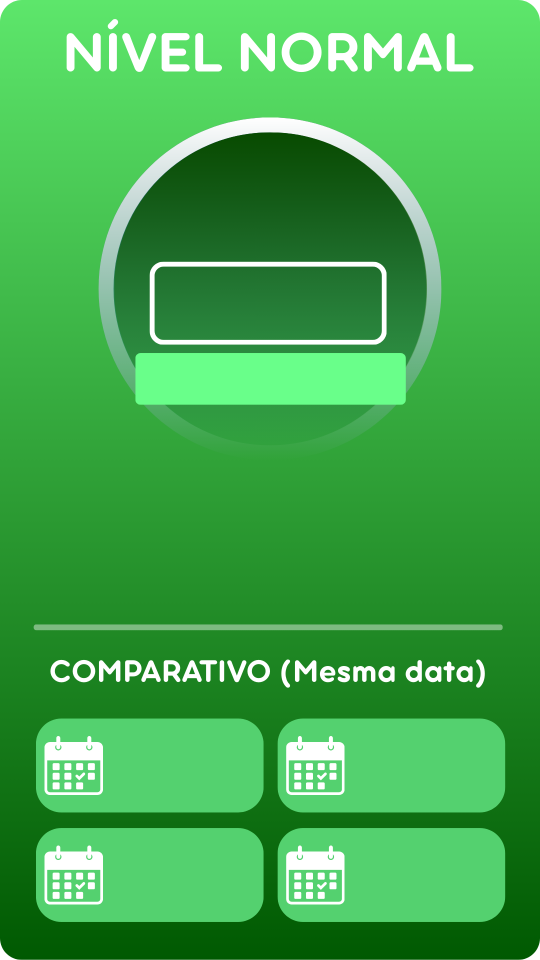
#> input picture assets/capa_verde.png, 1080 x 1920 px (shown at 1/2 size)
$ python debug_capas_completo.py
#> lines starting #> are read from the running program, lines starting #| are printed output that depends on the picture
### gerar_imagem.py
import os
import io
import sqlite3
import matplotlib.pyplot as plt
from PIL import Image, ImageDraw, ImageFont
from datetime import datetime

# ==============================================================================
# CONFIGURAÇÕES DE CAMINHOS E CORES
# ==============================================================================
PASTA_ASSETS = "assets"
PASTA_OUTPUT = "output"

# Fontes (Certifique-se que os arquivos existem na pasta assets)
FONTE_BOLD = os.path.join(PASTA_ASSETS, "Roboto-Bold.ttf")
FONTE_REGULAR = os.path.join(PASTA_ASSETS, "Roboto-Regular.ttf")

# Cores do Sistema
COR_BRANCA = (255, 255, 255)
COR_CINZA_CLARO = (200, 200, 200)
COR_NORMAL = (46, 204, 113)
COR_ATENCAO = (241, 196, 15)
COR_ALERTA = (230, 126, 34)
COR_PERIGO = (231, 76, 60)

if not os.path.exists(PASTA_OUTPUT):
    os.makedirs(PASTA_OUTPUT)

# ==============================================================================
# FUNÇÕES DE APOIO
# ==============================================================================


def obter_caminho_base(nivel):
    """Seleciona a imagem de fundo baseada nos limites críticos conforme sua arte"""
    if nivel < 400:
        return os.path.join(PASTA_ASSETS, "capa_verde.png")
    elif nivel < 600:
        return os.path.join(PASTA_ASSETS, "capa_amarela.png")
    else:
        return os.path.join(PASTA_ASSETS, "capa_vermelha.png")

# ==============================================================================
# FUNÇÃO DE APOIO: GERADOR DE GRÁFICO (AJUSTADO PARA 25 PONTOS)
# ==============================================================================


def gerar_grafico_transparente(dados_historicos):
    """Gera o gráfico de linha transparente com melhor espaçamento para 25 pontos"""
    if not dados_historicos:
        return None

    # Extração dos dados
    horas = [d['hora'] for d in dados_historicos]
    niveis = [d['nivel'] for d in dados_historicos]

    # Criar a figura (Aumentamos um pouco a largura para caber mais pontos)
    fig, ax = plt.subplots(figsize=(7.0, 3.0))

    # Plotagem: Linha mais fina e pontos menores para não poluir com 25 registros
    ax.plot(horas, niveis, color='white', linewidth=2,
            marker='o', markersize=4, markerfacecolor='white')

    # CONFIGURAÇÃO DO EIXO X (Pular etiquetas para não sobrepor)
    # Mostra a hora apenas de 4 em 4 pontos (ex: de hora em hora)
    for i, label in enumerate(ax.get_xticklabels()):
        if i % 4 != 0 and i != len(horas) - 1:
            label.set_visible(False)

    # Estilização Transparente
    ax.set_facecolor('none')
    fig.patch.set_alpha(0)
    ax.spines['bottom'].set_color('white')
    ax.spines['left'].set_color('white')
    ax.spines['top'].set_visible(False)
    ax.spines['right'].set_visible(False)
    ax.tick_params(axis='both', colors='white', labelsize=11)
    ax.grid(True, linestyle='--', alpha=0.2, color='white')

    # Salva em memória
    buf = io.BytesIO()
    plt.savefig(buf, format='png', transparent=True,
                bbox_inches='tight', dpi=120)
    plt.close('all')
    buf.seek(0)
    return Image.open(buf).convert("RGBA")

# ==============================================================================
# FUNÇÃO 1: GERAR CAPA (ATUALIZADA PARA 25 LEITURAS)
# ==============================================================================


def gerar_capa(dados_rio, tendencia, historico_dict, velocidade, em_recessao, texto_previsao=None, dados_grafico=None):
    nivel = dados_rio['nivel_cm']
    caminho_base = obter_caminho_base(nivel)

    try:
        imagem = Image.open(caminho_base).convert("RGBA")
    except:
        imagem = Image.new('RGB', (1080, 1920), color=(30, 30, 30))

    draw = ImageDraw.Draw(imagem)
    centro_x = imagem.width // 2

    # ... (Carregamento de fontes e Elementos 1, 2, 3 e 4 permanecem iguais) ...
    # [Mantendo o código das fontes e textos anteriores para brevidade]
    try:
        fonte_nivel = ImageFont.truetype(FONTE_BOLD, 130)
        fonte_status = ImageFont.truetype(FONTE_BOLD, 50)
        fonte_velocidade = ImageFont.truetype(FONTE_REGULAR, 50)
        fonte_previsao = ImageFont.truetype(FONTE_BOLD, 53)
        fonte_rodape = ImageFont.truetype(FONTE_REGULAR, 35)
    except:
        fonte_nivel = fonte_status = fonte_velocidade = fonte_previsao = fonte_rodape = ImageFont.load_default()

    draw.text((centro_x, 450), f"{int(nivel)} cm",
              font=fonte_nivel, fill=COR_BRANCA, anchor="mm")
    draw.text((centro_x, 580), f"{tendencia.upper()}",
              font=fonte_status, fill=COR_BRANCA, anchor="mm")
    draw.text((centro_x, 640), f"({velocidade})",
              font=fonte_velocidade, fill=COR_BRANCA, anchor="mm")
    txt_prev = texto_previsao if texto_previsao else f"Prev. +1h: {int(nivel)} cm"
    draw.text((centro_x, 760), txt_prev, font=fonte_previsao,
              fill=(0, 0, 0), anchor="mm")

    # ELEMENTO 5: GRÁFICO
    if dados_grafico:
        # Pegamos as últimas 15 leituras para o gráfico
        # Invertemos para que o gráfico flua da esquerda (passado) para a direita (atual)
        fatia_grafico = dados_grafico[:20]
        hist_graf = [{'hora': d['data'].strftime(
            '%H:%M'), 'nivel': d['nivel']} for d in fatia_grafico]
        hist_graf.reverse()

        graf_img = gerar_grafico_transparente(hist_graf)
        if graf_img:
            # Ajuste leve na posição Y para acomodar o gráfico maior
            pos_x = (imagem.width - graf_img.width) // 2
            imagem.paste(graf_img, (pos_x, 920), graf_img)

    # ... (Restante do Histórico e Rodapé permanecem iguais) ...
    pos_x_esq, pos_x_dir = 350, 840
    pos_y_l1, pos_y_l2 = 1530, 1750

    def fmt_h(ano):
        val = historico_dict.get(int(ano), "---")
        return f"{ano}:\n{val} cm"

    draw.text((pos_x_esq, pos_y_l1), fmt_h("2020"), font=fonte_previsao,
              fill=COR_BRANCA, anchor="mm", align="center")
    draw.text((pos_x_esq, pos_y_l2), fmt_h("2021"), font=fonte_previsao,
              fill=COR_BRANCA, anchor="mm", align="center")
    draw.text((pos_x_dir, pos_y_l1), fmt_h("2022"), font=fonte_previsao,
              fill=COR_BRANCA, anchor="mm", align="center")
    draw.text((pos_x_dir, pos_y_l2), fmt_h("2023"), font=fonte_previsao,
              fill=COR_BRANCA, anchor="mm", align="center")
    dt_atual = dados_rio['data_leitura'].strftime("%d/%m/%Y às %H:%M")
    draw.text((centro_x, imagem.height - 35),
              f"Atualizado: {dt_atual}", font=fonte_rodape, fill=COR_CINZA_CLARO, anchor="mm")

    caminho = os.path.join(PASTA_OUTPUT, "capa_final.png")
    imagem.save(caminho)
    return caminho

# ==============================================================================
# FUNÇÃO 2: GERAR PLACARES DAS RUAS (PAGINADOS)
# ==============================================================================


def gerar_placares_paginados(risco_ruas):
    ITENS_POR_PAGINA = 14
    ESPACO_VERTICAL = 115
    paginas = [risco_ruas[i:i + ITENS_POR_PAGINA]
               for i in range(0, len(risco_ruas), ITENS_POR_PAGINA)]
    caminhos_gerados = []

    try:
        font_titulo = ImageFont.truetype(FONTE_BOLD, 70)
        font_nome_rua = ImageFont.truetype(FONTE_BOLD, 45)
        font_detalhe = ImageFont.truetype(FONTE_REGULAR, 40)
        font_pct = ImageFont.truetype(FONTE_BOLD, 50)
    except:
        font_titulo = font_nome_rua = font_detalhe = font_pct = ImageFont.load_default()

    for i, ruas_pagina in enumerate(paginas):
        largura, altura = 1080, 1920
        img = Image.new('RGB', (largura, altura), color=(30, 30, 30))
        draw = ImageDraw.Draw(img)

        # DEFINIÇÃO DO CENTRO_X PARA ESTA FUNÇÃO
        centro_x = largura // 2

        titulo = "SITUAÇÃO DAS RUAS" if len(
            paginas) == 1 else f"SITUAÇÃO DAS RUAS ({i+1}/{len(paginas)})"
        draw.text((50, 100), titulo, font=font_titulo, fill=COR_BRANCA)
        draw.line([(50, 190), (1030, 190)], fill=COR_BRANCA, width=3)

        y_pos = 220
        for rua in ruas_pagina:
            nome_p = rua['nome']
            detalhe = rua.get('apelido', '')
            pct = rua['porcentagem']

            cor_b = COR_NORMAL
            if pct > 50:
                cor_b = COR_ATENCAO
            if pct > 80:
                cor_b = COR_ALERTA
            if pct >= 100:
                cor_b = COR_PERIGO

            draw.text((50, y_pos), nome_p, font=font_nome_rua, fill=COR_BRANCA)
            draw.text((50, y_pos + 45), detalhe,
                      font=font_detalhe, fill=COR_CINZA_CLARO)

            draw.rectangle(
                [(600, y_pos + 15), (900, y_pos + 55)], fill=(60, 60, 60))
            largura_b = (min(pct, 100) / 100) * 300
            draw.rectangle(
                [(600, y_pos + 15), (600 + largura_b, y_pos + 55)], fill=cor_b)

            draw.text((920, y_pos + 5),
                      f"{pct:.0f}%", font=font_pct, fill=cor_b)
            y_pos += ESPACO_VERTICAL

        # Correção aqui: centro_x agora existe neste escopo
        if i < len(paginas) - 1:
            draw.text((centro_x, 1850), "Continua no próximo story... ➡️",
                      font=font_detalhe, fill=COR_BRANCA, anchor="mm")

        caminho = os.path.join(PASTA_OUTPUT, f"placar_ruas_parte_{i+1}.png")
        img.save(caminho)
        caminhos_gerados.append(caminho)

    return caminhos_gerados

# ==============================================================================
# FUNÇÃO PRINCIPAL
# ==============================================================================


def gerar_todas_imagens(dados_rio, dados_ruas, tendencia, historico_dict, velocidade, em_recessao=False, texto_previsao=None, dados_grafico=None):
    caminho_capa = gerar_capa(dados_rio, tendencia, historico_dict,
                              velocidade, em_recessao, texto_previsao, dados_grafico)
    lista_placares = gerar_placares_paginados(dados_ruas)
    return [caminho_capa] + lista_placares

### debug_capas_completo.py
import os
from datetime import datetime
from gerar_imagem import gerar_todas_imagens

# 1. Simulação de Ruas (Gera uma lista de 20 ruas com riscos variados)
def simular_ruas(nivel_simulado):
    ruas_teste = []
    for i in range(1, 21):
        cota_rua = 300 + (i * 20) # Ruas inundam entre 320cm e 720cm
        # Cálculo de percentagem simples para o teste
        pct = max(0, min(100, (nivel_simulado / cota_rua) * 100))

        ruas_teste.append({
            'nome': f"Rua Teste Exemplo {i}",
            'apelido': f"Cota: {cota_rua}cm",
            'porcentagem': pct
        })
    return ruas_teste

# 2. Dados Históricos e Gráfico
historico_teste = {2020: 183, 2021: 197, 2022: 813, 2023: 404}
grafico_teste = []
for i in range(15):
    grafico_teste.append({'data': datetime.now(), 'nivel': 140 + (i * 5)})

def executar_debug_total():
    # Cenários de teste
    cenarios = [
        {"nome": "VERDE", "valor": 142.0, "status": "NÍVEL NORMAL", "vel": "+1 cm/h"},
        {"nome": "AMARELA", "valor": 480.0, "status": "ATENÇÃO", "vel": "+12 cm/h"},
        {"nome": "VERMELHA", "valor": 750.0, "status": "ALERTA CRÍTICO", "vel": "+25 cm/h"}
    ]

    print("🛠️  Iniciando Debug de Imagens (Capa + Placares)...")

    for c in cenarios:
        print(f"\n--- Testando Cenário {c['nome']} ({c['valor']}cm) ---")

        ruas = simular_ruas(c['valor'])

        # O monitor envia a previsão já calculada como string
        previsao_str = f"Prev. +1h: {int(c['valor'] + 10)} cm"

        caminhos = gerar_todas_imagens(
            dados_rio={'nivel_cm': c['valor'], 'data_leitura': datetime.now()},
            dados_ruas=ruas,
            tendencia=c['status'],
            historico_dict=historico_teste,
            velocidade=c['vel'],
            em_recessao=False,
            texto_previsao=previsao_str,
            dados_grafico=grafico_teste
        )
#> in gerar_capa, `imagem.paste(graf_img, (pos_x, 920), graf_img)`:
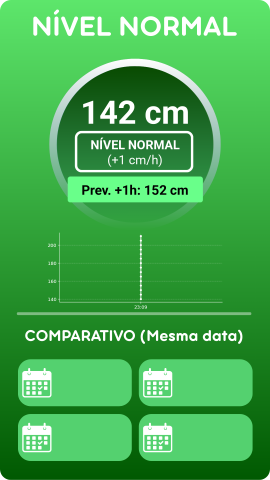
#> imagem: PIL image 1080x1920 RGBA (shown at 1/4 size); mean R, G, B, A 68.1, 172.8, 79.5, 254.9; transparent parts drawn white
#> in gerar_capa, `imagem.save(caminho)`:
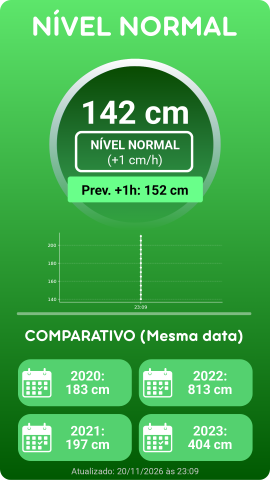
#> saved as capa_final.png: PIL image 1080x1920 RGBA (shown at 1/4 size); mean R, G, B, A 70.1, 173.4, 81.1, 254.9; transparent parts drawn white
#> the loop in gerar_placares_paginados, `for i, ruas_pagina in enumerate(paginas):` made 2 passes
#> pass 1, in gerar_placares_paginados, `img.save(caminho)`:
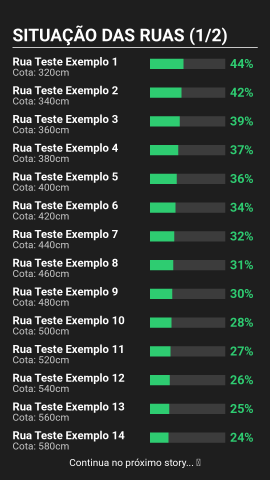
#> saved as placar_ruas_parte_1.png: PIL image 1080x1920 RGB (shown at 1/4 size); mean R, G, B 45.7, 51.5, 48.2
#> pass 2, in gerar_placares_paginados, `img.save(caminho)`:
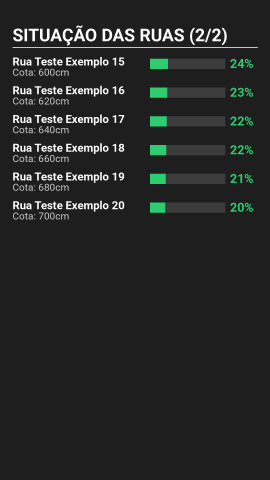
#> saved as placar_ruas_parte_2.png: PIL image 1080x1920 RGB (shown at 1/4 size); mean R, G, B 38.1, 40, 38.9
#> after the loop in gerar_placares_paginados, `for i, ruas_pagina in enumerate(paginas):`: caminhos_gerados = ['output/placar_ruas_parte_1.png', 'output/placar_ruas_parte_2.png']
#> in gerar_todas_imagens, `lista_placares = gerar_placares_paginados(dados_ruas)`: lista_placares has the same summary as caminhos_gerados in gerar_placares_paginados

        # Organiza os ficheiros na pasta output para fácil conferência
        for idx, path in enumerate(caminhos):
            tipo = "CAPA" if idx == 0 else f"RUA_PG{idx}"
            novo_nome = f"output/DEBUG_{c['nome']}_{tipo}.png"
            os.replace(path, novo_nome)
            print(f"  ✅ Gerado: {novo_nome}")

    print("\n✨ Debug finalizado! Abre a pasta 'output' para validar o design.")

if __name__ == "__main__":
    executar_debug_total()
#> the loop in executar_debug_total, `for idx, path in enumerate(caminhos):` made 3 passes
#> (printed output is left out)
#> pass 2 of the loop in executar_debug_total, `for c in cenarios:`:
#> caminho_base = 'assets/capa_amarela.png'
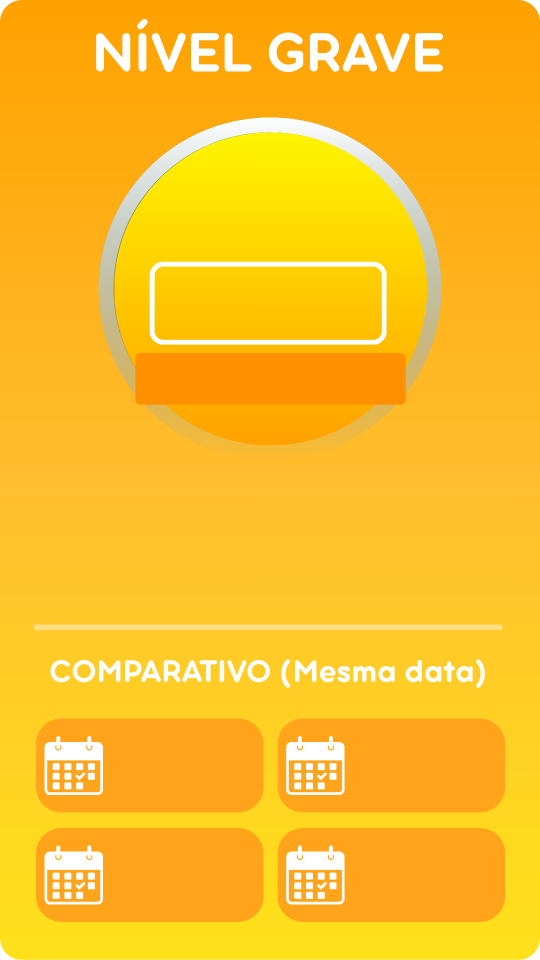
#> input picture assets/capa_amarela.png, 1080 x 1920 px (shown at 1/2 size)
#> in gerar_capa (call 2), `imagem.save(caminho)`:
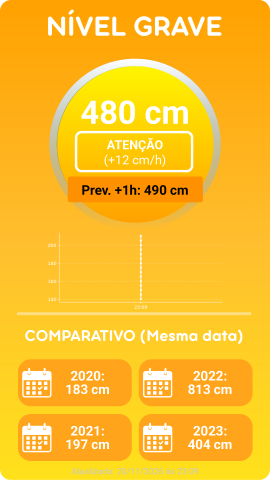
#> saved as capa_final.png: PIL image 1080x1920 RGBA (shown at 1/4 size); mean R, G, B, A 253.2, 191.1, 44.2, 254.9; transparent parts drawn white
#> the loop in gerar_placares_paginados (call 2), `for i, ruas_pagina in enumerate(paginas):` made 2 passes
#> pass 2, in gerar_placares_paginados (call 2), `img.save(caminho)`:
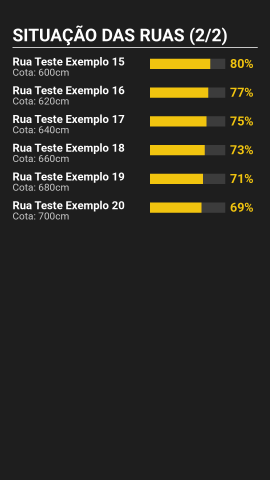
#> saved as placar_ruas_parte_2.png: PIL image 1080x1920 RGB (shown at 1/4 size); mean R, G, B 43.7, 42.4, 36.9
#> the loop in executar_debug_total, `for idx, path in enumerate(caminhos):` made 3 passes
#> (printed output is left out)
#> pass 3 of the loop in executar_debug_total, `for c in cenarios:`:
#> caminho_base = 'assets/capa_vermelha.png'
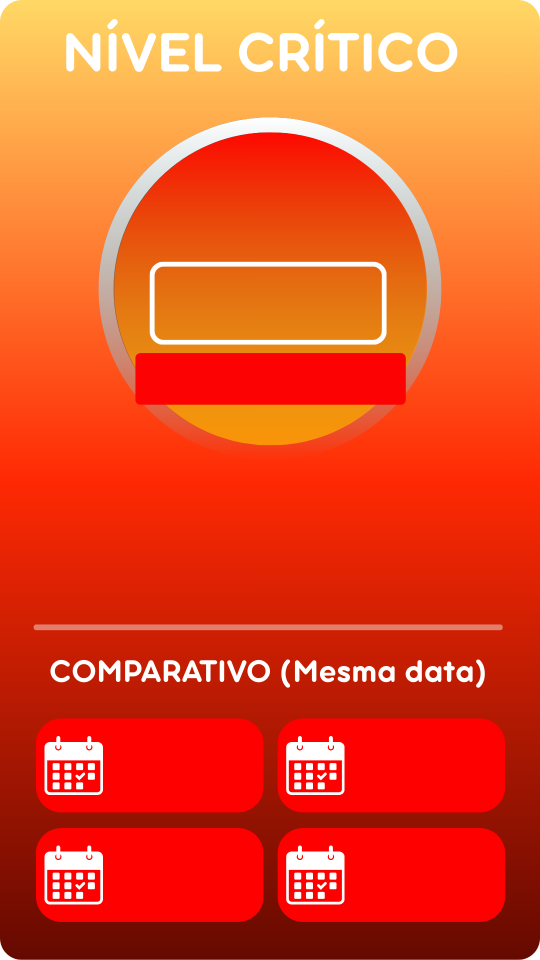
#> input picture assets/capa_vermelha.png, 1080 x 1920 px (shown at 1/2 size)
#> the loop in gerar_placares_paginados (call 3), `for i, ruas_pagina in enumerate(paginas):` made 2 passes
#> pass 1, in gerar_placares_paginados (call 3), `img.save(caminho)`:
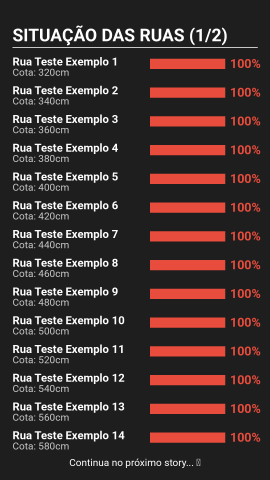
#> saved as placar_ruas_parte_1.png: PIL image 1080x1920 RGB (shown at 1/4 size); mean R, G, B 62.6, 47.8, 46.3
#> pass 2, in gerar_placares_paginados (call 3), `img.save(caminho)`:
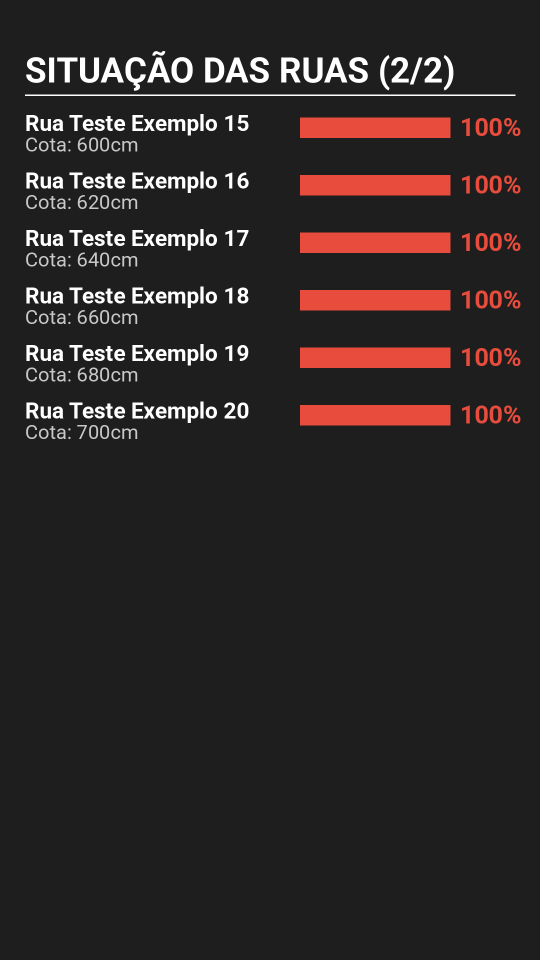
#> saved as placar_ruas_parte_2.png: PIL image 1080x1920 RGB (shown at 1/2 size); mean R, G, B 45.3, 39, 38.3
#> the loop in executar_debug_total, `for idx, path in enumerate(caminhos):` made 3 passes
#> (printed output is left out)
